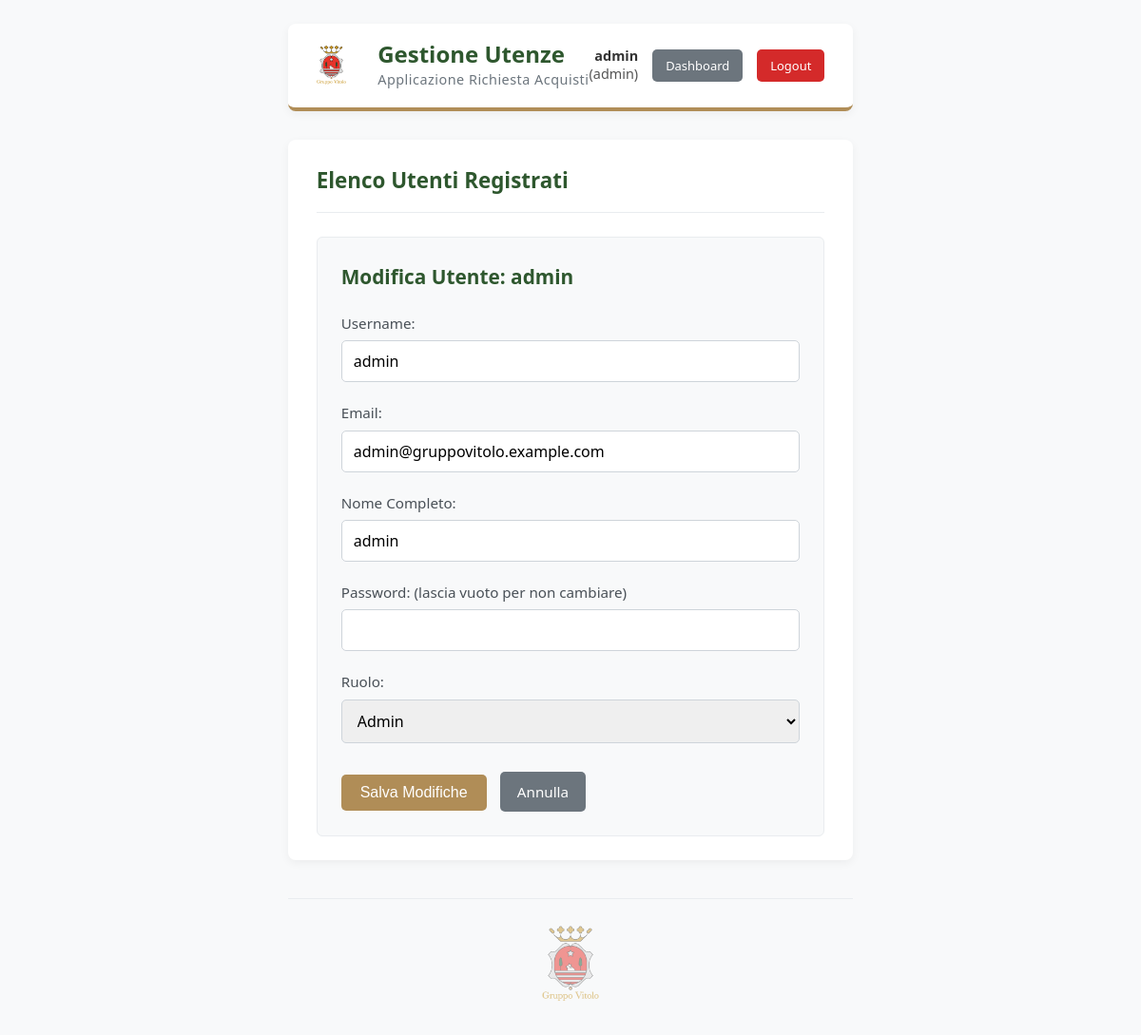
Page /gestioneutenze.php?action=edit&id=1 (signed in) on the committed database.
### tables this page shows
CREATE TABLE IF NOT EXISTS `utenti` (
  `id` int(11) NOT NULL AUTO_INCREMENT,
  `username` varchar(50) NOT NULL,
  `email` varchar(100) DEFAULT NULL,
  `nome` varchar(150) DEFAULT NULL,
  `password_hash` varchar(255) NOT NULL,
  `ruolo` varchar(20) NOT NULL DEFAULT 'user',
  `data_creazione` timestamp NOT NULL DEFAULT current_timestamp(),
  PRIMARY KEY (`id`),
  UNIQUE KEY `uq_username` (`username`),
  UNIQUE KEY `uq_email` (`email`)
);

### gestioneutenze.php (the view, shortened to what this page needs)
<?php
$username_display_gu = htmlspecialchars(isset($_SESSION['username']) ? $_SESSION['username'] : 'N/A');
$user_role_display_gu = htmlspecialchars(isset($_SESSION['ruolo']) ? $_SESSION['ruolo'] : 'N/A');
$db_host = 'localhost'; $db_user = 'root'; $db_pass = ''; $db_name = 'gruppo_vitolo_db';
$conn_gu = new mysqli($db_host, $db_user, $db_pass, $db_name);
$action = isset($_GET['action']) ? $_GET['action'] : 'list';
$user_to_edit = null;
if ($conn_gu->connect_error) {
    error_log("[gestioneutenze.php] Errore connessione DB: " . $conn_gu->connect_error);
    $db_error_message = "Impossibile caricare i dati: errore di connessione al database.";
} else {
    if ($action === 'edit' && isset($_GET['id'])) {
        $user_id_to_edit = intval($_GET['id']);
        $stmt_edit = $conn_gu->prepare("SELECT id, username, email, nome, ruolo FROM utenti WHERE id = ?");
        if ($stmt_edit) {
            $stmt_edit->bind_param("i", $user_id_to_edit);
            $stmt_edit->execute();
            $result_edit = $stmt_edit->get_result();
            $user_to_edit = $result_edit->fetch_assoc();
        } else {
             error_log("[gestioneutenze.php] Errore preparazione statement per modifica utente: " . $conn_gu->error);
             $db_error_message = "Errore nel caricamento dati utente per modifica.";
             $action = 'list';
        }
    }
}
?>
<!DOCTYPE html>
<html lang="it">
<head>
    <link rel="stylesheet" href="style.css">
</head>
<body>
    <div class="page-outer-container">
        <header class="module-header">
            <div class="header-branding">
                <a href="dashboard.php" class="header-logo-link"><img src="logo.png" alt="Logo Gruppo Vitolo" class="logo"></a>
                <div class="header-titles">
                    <h1>Gestione Utenze</h1>
                    <h2>Applicazione Richiesta Acquisti</h2>
                </div>
            </div>
            <div class="user-session-controls">
                <div class="user-info">
                    <span><strong><?php echo $username_display_gu; ?></strong></span>
                    <span>(<?php echo $user_role_display_gu; ?>)</span>
                </div>
                <a href="dashboard.php" class="nav-link-button">Dashboard</a>
                <a href="logout.php" class="logout-button">Logout</a>
            </div>
        </header>
        <main class="module-content" id="gestione-utenze-content">
            <div class="app-section-header">
                <h2>Elenco Utenti Registrati</h2>
            </div>
            <?php if ($action === 'create_user' || ($action === 'edit' && $user_to_edit)): ?>
                <div class="form-container">
                    <h3><?php echo $action === 'create_user' ? 'Crea Nuovo Utente' : 'Modifica Utente: ' . htmlspecialchars($user_to_edit['username']); ?></h3>
                    <form action="dashboard_actions.php" method="POST">
                        <div class="form-group">
                            <label for="username">Username:</label>
                            <input type="text" id="username" name="username" class="form-control" value="<?php echo htmlspecialchars(isset($user_to_edit['username']) ? $user_to_edit['username'] : ''); ?>" required>
                        </div>
                        <div class="form-group">
                            <label for="email">Email:</label>
                            <input type="email" id="email" name="email" class="form-control" value="<?php echo htmlspecialchars(isset($user_to_edit['email']) ? $user_to_edit['email'] : ''); ?>">
                        </div>
                        <div class="form-group">
                            <label for="nome">Nome Completo:</label>
                            <input type="text" id="nome" name="nome" class="form-control" value="<?php echo htmlspecialchars(isset($user_to_edit['nome']) ? $user_to_edit['nome'] : ''); ?>">
                        </div>
                        <div class="form-group">
                            <label for="password">Password: <?php echo $action === 'edit' ? '(lascia vuoto per non cambiare)' : ''; ?></label>
                            <input type="password" id="password" name="password" class="form-control" <?php echo $action === 'create_user' ? 'required' : ''; ?>>
                        </div>
                        <div class="form-group">
                            <label for="ruolo">Ruolo:</label>
                            <select id="ruolo" name="ruolo" class="form-control" required>
                                <option value="admin" <?php echo (isset($user_to_edit['ruolo']) && $user_to_edit['ruolo'] === 'admin') ? 'selected' : ''; ?>>Admin</option>
                            </select>
                        </div>
                        <button type="submit" class="admin-button"><?php echo $action === 'create_user' ? 'Crea Utente' : 'Salva Modifiche'; ?></button>
                        <a href="gestioneutenze.php?action=list" class="admin-button secondary" style="margin-left: 10px;">Annulla</a>
                    </form>
                </div>
            <?php elseif ($action === 'edit' && !$user_to_edit && isset($_GET['id'])): ?>
                <p class="error-message-usermgmt">Impossibile caricare i dati dell'utente (ID: <?php echo htmlspecialchars($_GET['id']); ?>) per la modifica. L'utente potrebbe non esistere.</p>
                <a href="gestioneutenze.php?action=list" class="admin-button secondary">Torna alla Lista Utenti</a>
            <?php endif; ?>
        </main>
        <footer class="footer-logo-area">
            <img src="logo.png" alt="Logo Gruppo Vitolo">
        </footer>
    </div>
</body>
</html>

### style.css (style rules this page uses)
html { box-sizing: border-box; scroll-behavior: smooth; }
*, *:before, *:after { box-sizing: inherit; }
body { background-color: #f8f9fa; color: #495057; font-family: 'Segoe UI', Tahoma, Geneva, Verdana, sans-serif; line-height: 1.6; margin: 0; padding: 0; display: flex; justify-content: center; align-items: flex-start; min-height: 100vh; overflow-y: auto; }
.header-branding { display: flex; align-items: center; gap: 18px; }
.header-branding .logo { max-height: 50px; display: block; }
.header-titles h1 { font-size: 1.6em; color: #2E572E; margin: 0; font-weight: 600; line-height: 1.2; }
.header-titles h2 { font-size: 0.95em; color: #6c757d; margin: 0; font-weight: 400; letter-spacing: 0.5px; }
.user-session-controls { text-align: right; font-size: 0.9em; color: #555; display: flex; align-items: center; gap: 15px; }
.user-session-controls .user-info { line-height: 1.4; text-align: right; }
.user-session-controls .user-info strong { font-weight: 600; color: #333; }
.user-session-controls .nav-link-button, .user-session-controls .logout-button { padding: 7px 14px; font-size: 0.9em; color: white !important; text-decoration: none; border-radius: 5px; transition: background-color 0.2s ease, transform 0.2s ease; font-weight: 500; white-space: nowrap; }
.user-session-controls .nav-link-button { background-color: #6c757d; }
.user-session-controls .logout-button { background-color: #D42A2A; }
.module-content, .dashboard-content-wrapper { background-color: #ffffff; padding: 25px 30px; border-radius: 8px; box-shadow: 0 3px 10px rgba(0,0,0,0.05); }
.app-section-header { display: flex; justify-content: space-between; align-items: center; margin-bottom: 25px; padding-bottom: 15px; border-bottom: 1px solid #e9ecef; }
.app-section-header h2 { font-size: 1.4em; color: #2E572E; margin: 0; font-weight: 600; }
.form-group { margin-bottom: 20px; text-align: left; }
.form-group label { display: block; margin-bottom: 6px; font-weight: 500; color: #495057; font-size:0.95em; }
.form-group input[type="text"], .form-group input[type="password"], .form-group input[type="email"], .form-group input[type="date"], .form-group input[type="number"], .form-group select, .form-group textarea { width: 100%; padding: 10px 12px; border: 1px solid #ced4da; border-radius: 5px; font-size: 1em; font-family: 'Segoe UI', Tahoma, Geneva, Verdana, sans-serif; transition: border-color 0.2s ease, box-shadow 0.2s ease; }
.form-container { margin-top: 25px; padding: 25px; background-color: #f8f9fa; border: 1px solid #e9ecef; border-radius: 6px; }
.form-container h3 { margin-top: 0; margin-bottom: 20px; color: #2E572E; font-size: 1.3em; font-weight: 600; }
button[type="submit"], .admin-button, .action-button { background-color: #B08D57; color: white; padding: 10px 20px; border: none; border-radius: 5px; cursor: pointer; font-size: 1em; text-decoration: none; display: inline-block; transition: background-color 0.2s ease, transform 0.2s ease, box-shadow 0.2s ease; font-weight: 500; margin-top: 10px; text-align:center; }
.admin-button.secondary, .action-button.secondary { background-color: #6c757d; }
.footer-logo-area { text-align: center; margin-top: 50px; padding-top: 30px; border-top: 1px solid #e9ecef; }
.footer-logo-area img { max-width: 60px; opacity: 0.5; }

### rows in the picture
utenti: username "admin", email "admin@gruppovitolo.example.com", nome "admin", ruolo "Admin"

### other values in the picture
$username_display_gu "admin"
$user_role_display_gu "admin"
